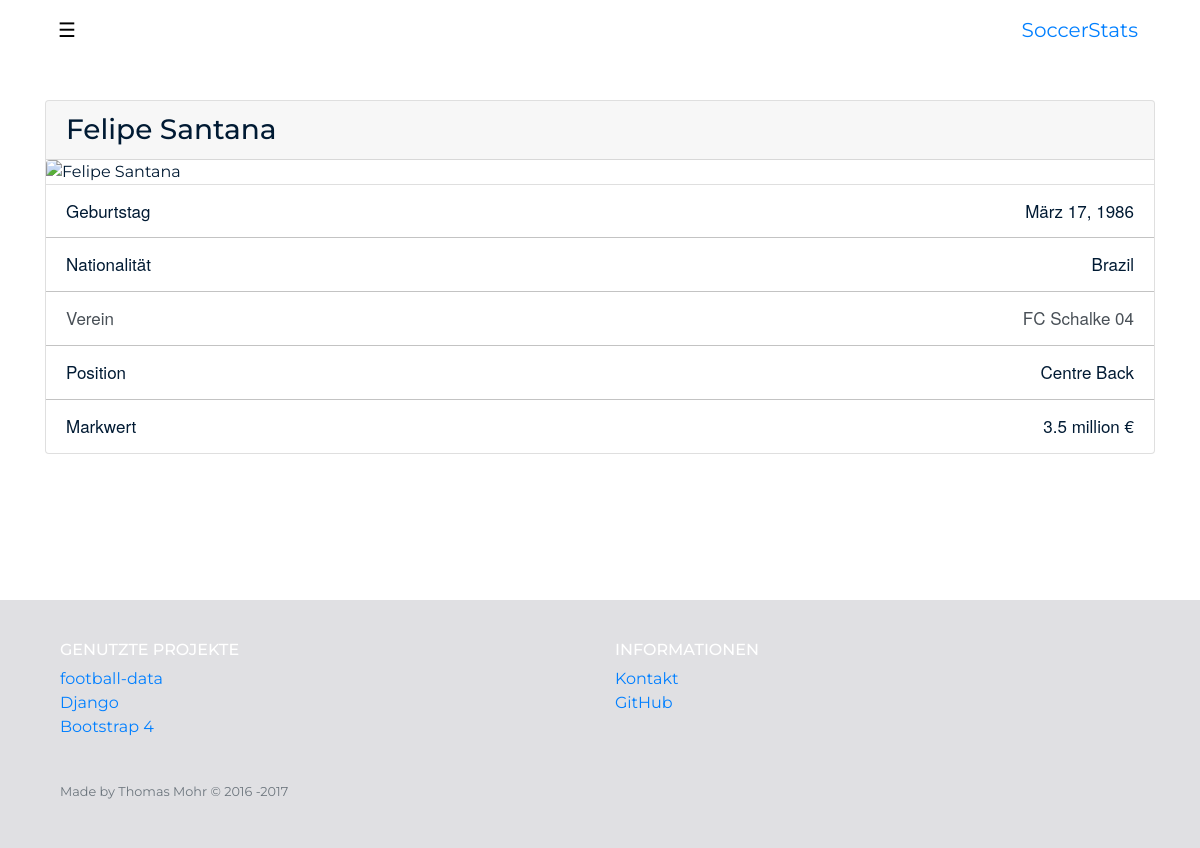
The page /players/325/ on the database its author committed.
### player/models.py (models this page shows, shortened)
class Player(models.Model):
    team = models.ForeignKey(Team, on_delete=models.CASCADE)
    name = models.CharField(max_length=255)
    position = models.CharField(max_length=255)
    jersey_number = models.PositiveSmallIntegerField(null=True)
    date_of_birth = models.DateField(null=True)
    nationality = models.CharField(max_length=255)
    contract_until = models.DateField(null=True)
    market_value = models.PositiveIntegerField(null=True)
    image = models.URLField(null=True)
    class Meta:
        ordering = ['jersey_number']

### team/models.py (models this page shows, shortened)
class Team(models.Model):
    id = models.PositiveSmallIntegerField(primary_key=True)
    competition = models.ManyToManyField(Competition)
    name = models.CharField(max_length=255)
    code = models.CharField(null=True, max_length=255)
    short_name = models.CharField(null=True, max_length=255)
    squad_market_value = models.PositiveIntegerField(null=True)
    crest_url = models.URLField(null=True)

### player/views.py (the view)
class PlayerDetailView(DetailView):
    model = Player
    context_object_name = 'player'

### templates/player/player_detail.html (shortened to what this page needs)
{% extends 'SoccerStats/base.html' %}
{% load humanize %}
{% block content %}
    <section id="player">
        <div class="container">
            <div class="card">
                <div class="card-header">
                    <h3 class="card-title mb-0">{{ player.name }}</h3>
                </div>
                {% if player.image %}
                    <img
                            class="card-img-top rounded mx-auto d-block"
                            src="{{ player.image }}"
                            alt="{{ player.name }}"
                            onerror="this.style.display='none'"
                    >
                {% endif %}
                <ul class="list-group list-group-flush">
                    {% if player.date_of_birth %}
                        <li class="list-group-item">
                            <div class="d-flex w-100 justify-content-between">
                                <p class="mb-0">Geburtstag</p>
                                <p class="mb-0">{{ player.date_of_birth }}</p>
                            </div>
                        </li>
                    {% endif %}
                    <li class="list-group-item">
                        <div class="d-flex w-100 justify-content-between">
                            <p class="mb-0">Nationalität</p>
                            <p class="mb-0">{{ player.nationality }}</p>
                        </div>
                    </li>
                    <a href="{% url 'team:detail' player.team_id %}" class="list-group-item list-group-item-action">
                        <div class="d-flex w-100 justify-content-between">
                            <p class="mb-0">Verein</p>
                            <p class="mb-0">{{ player.team.name }}</p>
                        </div>
                    </a>
                    <li class="list-group-item">
                        <div class="d-flex w-100 justify-content-between">
                            <p class="mb-0">Position</p>
                            <p class="mb-0">{{ player.position }}</p>
                        </div>
                    </li>
                    {% if player.market_value %}
                        <li class="list-group-item">
                            <div class="d-flex w-100 justify-content-between">
                                <p class="mb-0">Markwert</p>
                                <p class="mb-0">{{ player.market_value|intword }} €</p>
                            </div>
                        </li>
                    {% endif %}
                </ul>
            </div>
        </div>
    </section>
{% endblock %}

### SoccerStats/static/SoccerStats/css/style.css (style rules this page uses)
html, body { width: 100%; height: 100%; }
body { font-family: 'Montserrat', 'Helvetica Neue', Arial, sans-serif; color: #001A33; webkit-tap-highlight-color: #222; top: 0; }
a { color: #007FFF; -webkit-transition: all .35s; -moz-transition: all .35s; transition: all .35s; }
p { font-size: 17px; line-height: 1.7; margin-bottom: 20px; font-family: 'Helvetica Neue', Arial, sans-serif; }
section { padding: 70px 0; }
@media (min-width: 34em) { section { min-height: 600px; padding: 100px 0; } }
.list-group-item, .card-footer { background-color: transparent; }

### rows shown on the page
Player: name "Felipe Santana", date_of_birth "März 17, 1986", nationality "Brazil", team.name "FC Schalke 04", position "Centre Back", market_value "3.5 million"
